Frame 1 (no input): blank canvas, image omitted
Frame 60 (the mouse pressed at the canvas centre just before this capture): blank canvas, image omitted
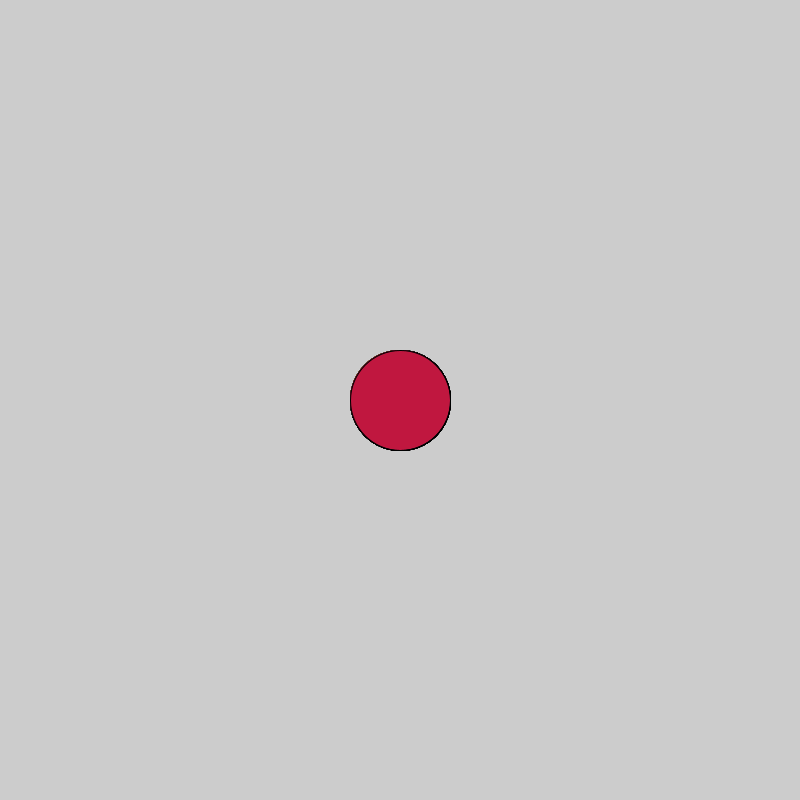
Frame 120 (the mouse held since frame 60 and released just before this capture)

The Processing sketch whose frames 1 and 60 were blank and that drew this single picture after the mouse press (run headless with seeded random() and noise(); from frame 60 on, the mouse is pressed at the canvas centre):

// Processing sketch: circlecolorchange
// ── circlecolorchange.pde
void setup() {
  size(800, 800);
}

void draw() {
  if(mousePressed)
  {
  
   //2. make it a nice color
fill(random(256),random(200),random(100));
   //3. if the mouse is pressed, fill the circle with a different color          

   //1. draw an ellipse
int mx=mouseX;
   int my=mouseY;
   ellipse(mx, my, 100,100);}
}
